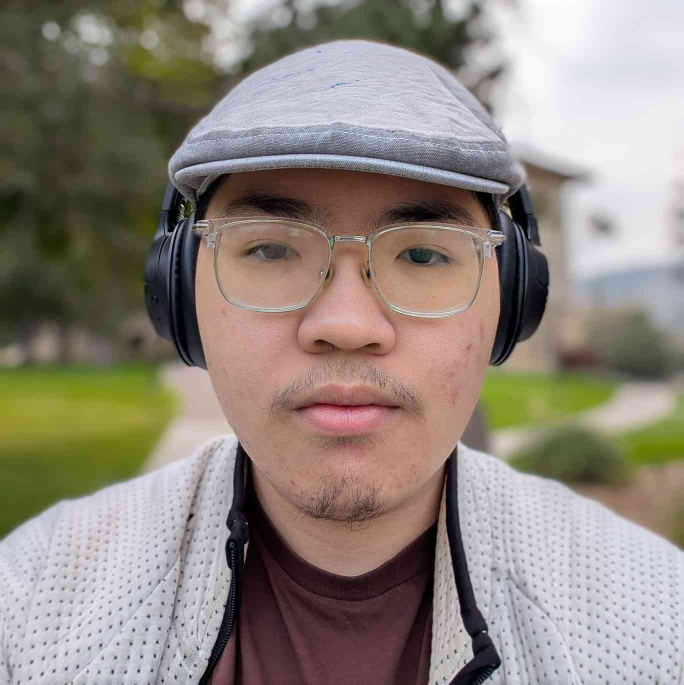
#> input picture assignments_Duan/assignment1_photo.jpg, 1368 x 1369 px (shown at 1/2 size)
$ jupyter execute HW02.ipynb
#> lines starting #> are read from the running program, lines starting #| are printed output that depends on the picture
[cell 1]
import matplotlib.pyplot as plt
import numpy as np
from skimage import io, img_as_float32, util, color, transform, filters

[cell 2]
# load image
image = io.imread("assignment1_photo.jpg")
#> image is the input picture: shape (1369, 1368, 3); mean R, G, B 143.6, 134.3, 124.9
# conver gray scale
image_gray = img_as_float32(color.rgb2gray(image))
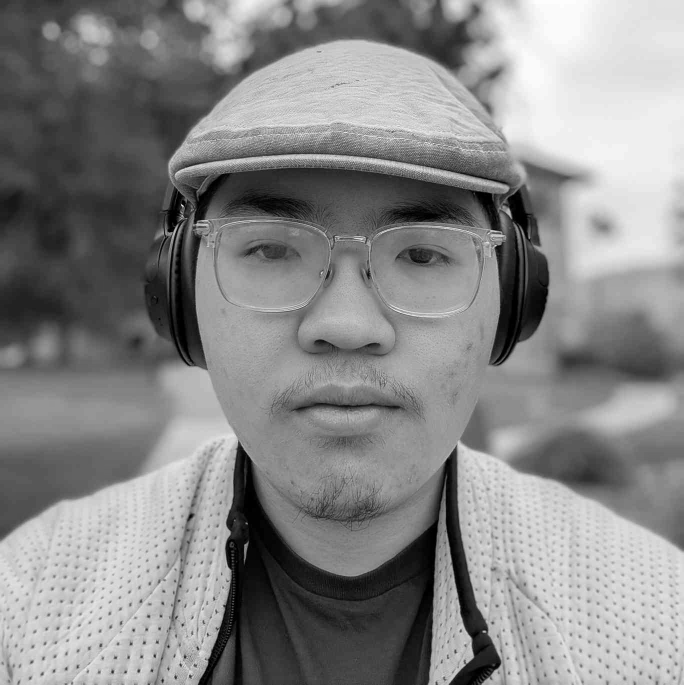
#> image_gray: shape (1369, 1368) float32 (shown at 1/2 size); min 0, max 1, mean 0.532
# down sample
image_small = transform.resize(image_gray, (100, 100))
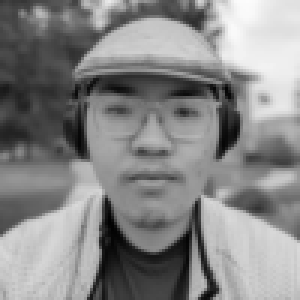
#> image_small: shape (100, 100) float32 (shown 3 times larger); min 0.00466, max 0.989, mean 0.532

plt.imshow(image_small, cmap=plt.cm.gray)
plt.title("Resized Image - Grayscale")
plt.show()

[cell 3]
# define a convolution function
# source: https://stackoverflow.com/questions/2448015/2d-convolution-using-python-and-numpy
def convolution3by3(image, filter):
    y, x = image.shape
#> y = 100; x = 100
    y = y - 3 + 1
#> y = 98
    x = x - 3 + 1
#> x = 98
    new_image = np.zeros((y, x))
    for i in range(y):
        for j in range(x):
            new_image[i][j] = np.sum(image[i:i+3, j:j+3]*filter)
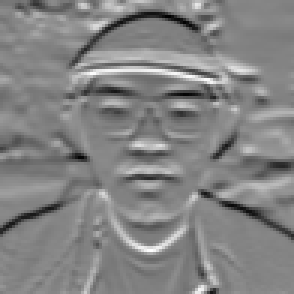
#> new_image: shape (98, 98) float64 (shown 3 times larger); min -1.89, max 1.78, mean 0.00592; drawn with min black and max white

    return new_image

[cell 4]
# define filters
# sobel
f1 = np.array([[1, 2, 1, 0, 0, 0, -1, -2, -1]]).reshape((3,3))
# sharpen
f2 = (np.array([0.0, 0.0, 0.0, 0.0, 2.0, 0.0, 0.0, 0.0, 0.0]) - (1/9) * np.repeat(1.0, 9)).reshape(3, 3)
# blur
f3 = (1/16) * np.array([1.0, 2.0, 1.0, 2.0, 4.0, 2.0, 1.0, 2.0, 1.0]).reshape(3,3)

[cell 5]
# applied filter
image_f1 = convolution3by3(image_small, f1)
image_f2 = convolution3by3(image_small, f2)
#> after the loop in convolution3by3 (call 2), `for i in range(y):`:
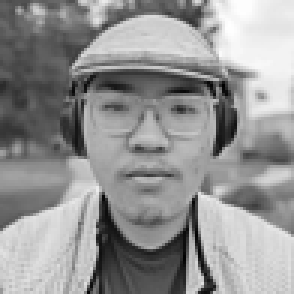
#> new_image: shape (98, 98) float64 (shown 3 times larger); min -0.0995, max 0.987, mean 0.531; drawn with min black and max white
image_f3 = convolution3by3(image_small, f3)
#> after the loop in convolution3by3 (call 3), `for i in range(y):`:
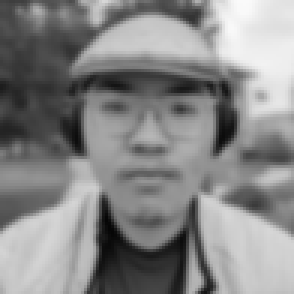
#> new_image: shape (98, 98) float64 (shown 3 times larger); min 0.0236, max 0.983, mean 0.531

$ run again, with assignments_Duan/HW01_2_test.jpg copied over assignments_Duan/assignment1_photo.jpg
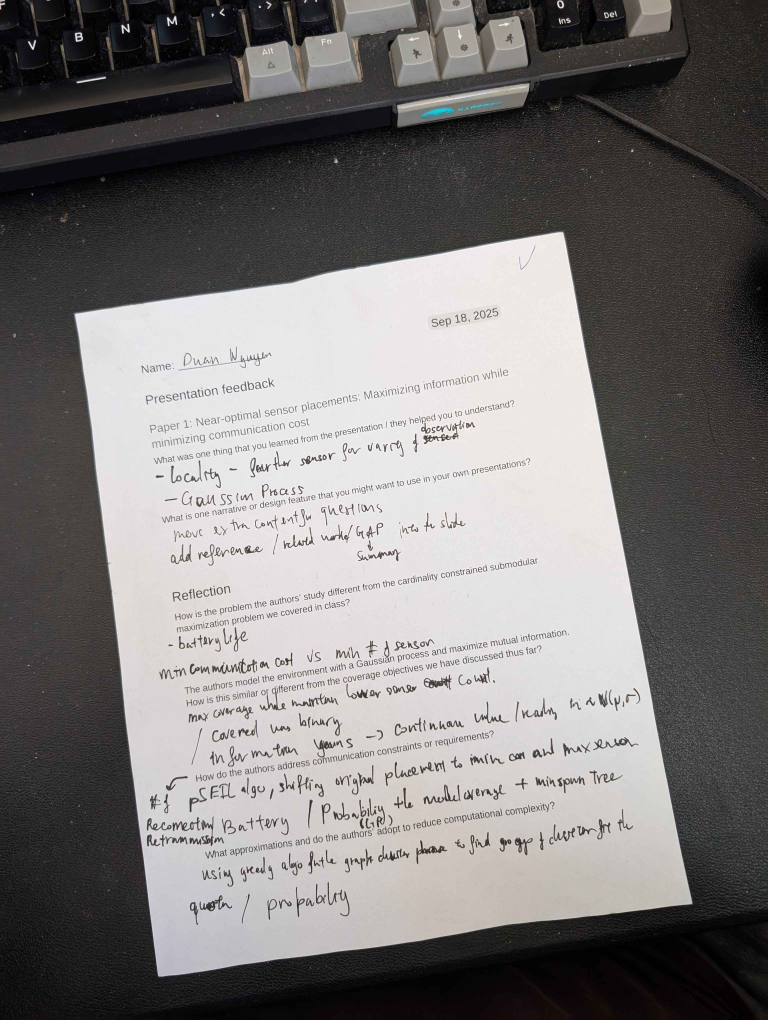
#> input picture assignments_Duan/HW01_2_test.jpg, 3072 x 4080 px (shown at 1/4 size)
#> image is the input picture: shape (4080, 3072, 3); mean R, G, B 123, 120.3, 119.6
#> after the loop in convolution3by3, `for i in range(y):`:
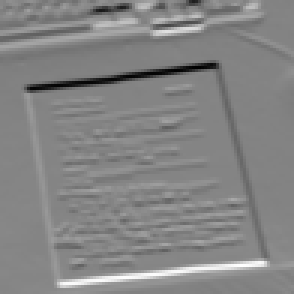
#> new_image: shape (98, 98) float64 (shown 3 times larger); min -2.68, max 2.49, mean 0.0144; drawn with min black and max white
#> after the loop in convolution3by3 (call 3), `for i in range(y):`:
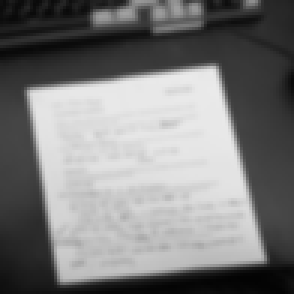
#> new_image: shape (98, 98) float64 (shown 3 times larger); min 0.0128, max 0.922, mean 0.487

$ run again, with assignments_Duan/assignment3_photo.jpeg copied over assignments_Duan/assignment1_photo.jpg
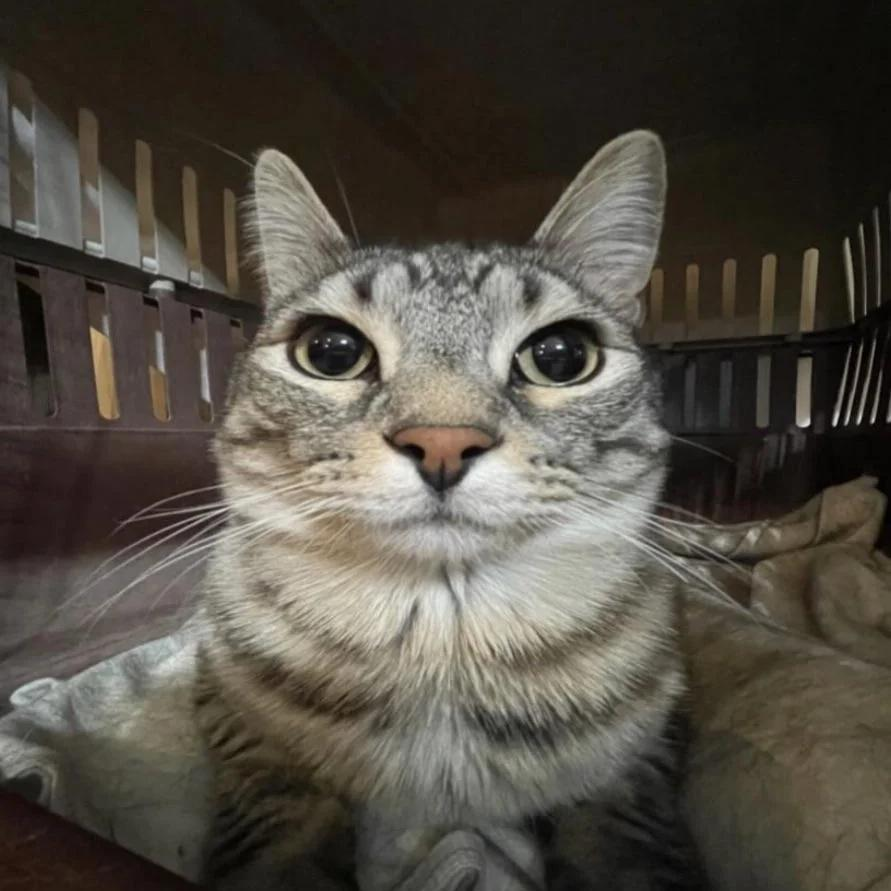
#> input picture assignments_Duan/assignment3_photo.jpeg, 891 x 891 px
#> image is the input picture: shape (891, 891, 3); mean R, G, B 82.3, 77.2, 68.2
#> after the loop in convolution3by3, `for i in range(y):`:
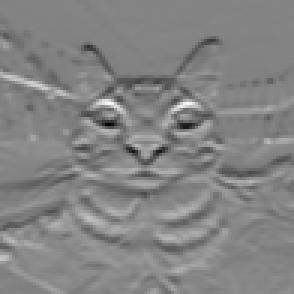
#> new_image: shape (98, 98) float64 (shown 3 times larger); min -2.73, max 2.54, mean -0.00512; drawn with min black and max white
#> after the loop in convolution3by3 (call 3), `for i in range(y):`:
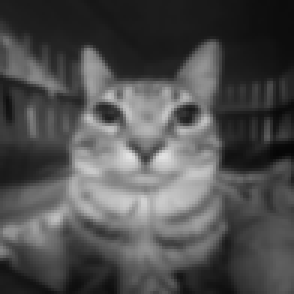
#> new_image: shape (98, 98) float64 (shown 3 times larger); min 0.025, max 0.891, mean 0.31
